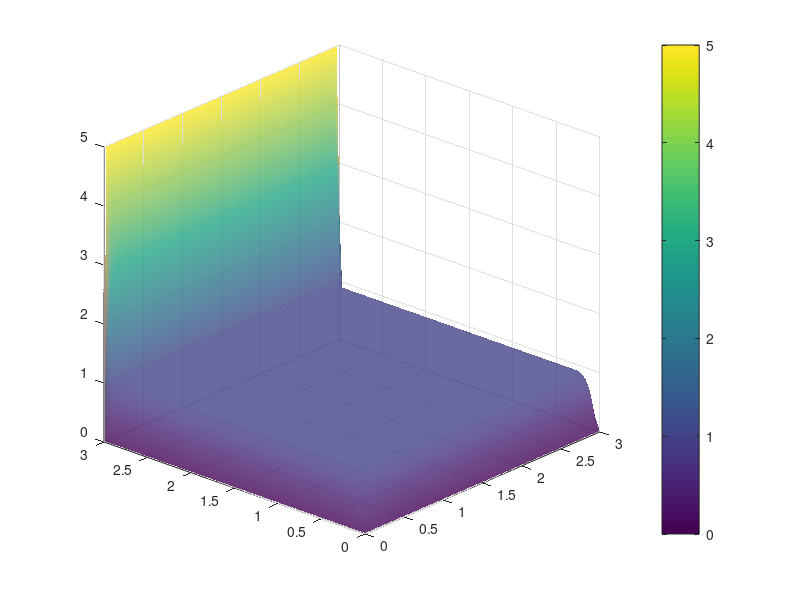

MATLAB code for this plot: (Note: this script raises an error after producing the figure.)
%hw 8
%solving eliptical PDE using Gauss_Seidel

clc 
clear

%set steps and maximum iterations
steps=100;
max_iter=100000;
max_error=1e-12;
figures=10;

%set dimensions
size=3; %cm;


phi_new=ones(steps,steps);

%set initial conditions

%top border at 5 volts
phi_new(steps,2:steps-1)=5*ones(1,steps-2);

%other borders are at zero 
phi_new(1,:)=zeros(1,steps);
phi_new(2:steps,1)=zeros(steps-1,1);
phi_new(2:steps,steps)=zeros(steps-1,1);

%create copy to keep track of old iterations
phi_old=phi_new;
done=false;

%Gauss-Seidel guesses for new iterations
for iter=1:max_iter
    if(done==true)
        break
    end
    for i=2:steps-1
        for j=2:steps-1
            phi_new(j,i)=.25*(phi_new(j,i-1)+phi_old(j,i+1)+phi_new(j-1,i)+phi_old(j+1,i));
        end
    end
    
    %check for convergence
    error_matrix=abs(phi_new-phi_old)./phi_old;
    error=max(error_matrix);
    if (error<max_error)
        done=true;
    end
    
    phi_old=phi_new;

    %plot various progressions
    
    if((iter<10 && mod(iter,2)==0)||(iter<100 && mod(iter,10)==0)||( iter<1000 && mod(iter,100)==0) || mod(iter, max_iter/figures)==0 || done==true)
        x=linspace(0,size,steps);
        y=linspace(0,size,steps);
     [X,Y]=meshgrid(x,y);
    figure
    C=phi_new;


    surf(X,Y,phi_new,C,'FaceAlpha',.79,'EdgeColor', 'none','FaceColor','interp')
    view(-48,25)
    c=colorbar;
    c.Label.String = 'Volts';
    camlight left
    axis tight
        if(done==true)
        title(['final Gauss-Sidel iteration: ',num2str(iter)]) 
        else
        title(['Gauss-Sidel iteration: ',num2str(iter)])
        end
    zlabel({'Volts'});
    ylabel({'cm'});
    xlabel({'cm'});
    end
end


